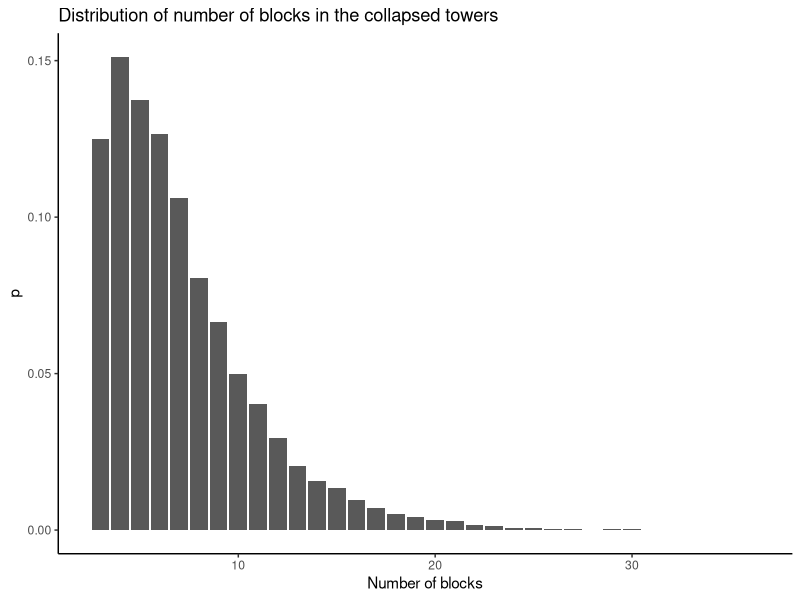

The R source for this figure:
## ---- chunk 1
calc_next_block_center <- function(previous_block_center) {
  previous_block_center + runif(n = 1, min = -0.5, max = 0.5)
}
## ---- chunk 2
are_blocks_above_balanced <- function(block_center, block_centers_above) {
  abs(block_center - mean(block_centers_above)) < 0.5
}
## ---- chunk 3
get_all_possible_subtowers <- function(block_centers) {
    blocks_count <- length(block_centers)
    purrr::map(1:(blocks_count - 1), ~block_centers[.:blocks_count])
}
## ---- chunk 4
get_tower_top_level <- function(...) {
  block_centers <- c(0)
  is_tower_balanced <- TRUE

  while(is_tower_balanced) {
    next_block_center <- calc_next_block_center(tail(block_centers, n = 1))

    block_centers <- c(block_centers, next_block_center)

    subtowers <- get_all_possible_subtowers(block_centers)
    
    is_tower_balanced <- all(purrr::map(
      subtowers, 
      ~are_blocks_above_balanced(.[1], .[-1])
    ))
  }

  length(block_centers)
}
## ---- chunk 5
tower_heights <- purrr::map_int(1:1e4, get_tower_top_level)

mean(tower_heights)
## ---- chunk 6
library(ggplot2)
ggplot(
  data.frame(tower_height = tower_heights), 
  aes(x = tower_height, y = ..prop..)
) +
  geom_bar() +
  theme_classic() +
  labs(
    title = "Distribution of number of blocks in the collapsed towers",
    y = "p",
    x = "Number of blocks"
  )
